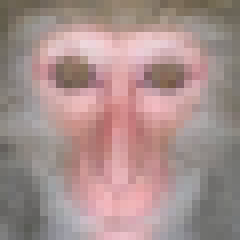
#> input picture Test02.png, 30 x 30 px (shown 8 times larger)
$ jupyter execute --allow-errors PLA_monkey_human_detect.ipynb
#> lines starting #> are read from the running program, lines starting #| are printed output that depends on the picture
[cell 1]
# @title set environment
from IPython.display import clear_output
import numpy as np
import matplotlib.pyplot as plt
import matplotlib.animation as animation
import cv2

#> (a cell that did not finish here is left out)

[cell 3]
# @title read dataset
path = "./Dataset/File_list.txt"
image_data=[]
lable_data=[]
with open(path) as f:
#> (reads Dataset/File_list.txt from the repository)
    text=f.read()
    list=text.split('\n')
#> (the rest of this cell did not finish here and is left out)

[cell 4]
# @title ditect setting
number_of_generation=1000 # @param {type:"number"}
#> (the rest of this cell did not finish here and is left out)

[cell 5]
# @title ditect the image
User_path="Test02.png" # @param {type:"string"}
img = cv2.imread(User_path, cv2.IMREAD_GRAYSCALE)
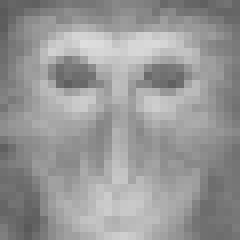
#> img: shape (30, 30) (shown 8 times larger); min 89, max 222, mean 151.4
#> (the rest of this cell did not finish here and is left out)
